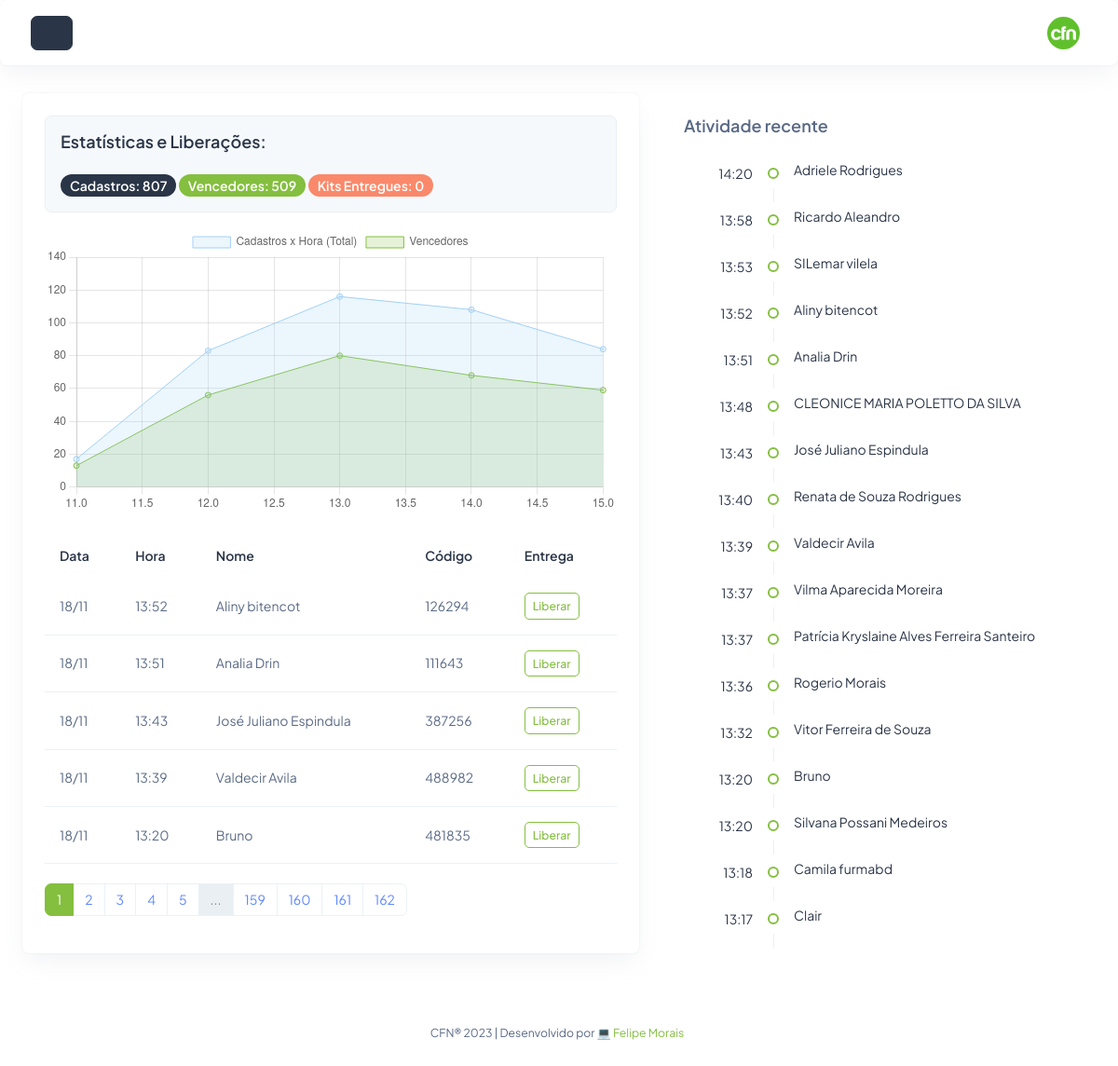
/dashboard.php (signed in), run on the app's committed database.
### tables this page shows
CREATE TABLE `jogador` (
  `id` int(11) NOT NULL,
  `nome` varchar(255) NOT NULL,
  `whatsapp` varchar(15) NOT NULL,
  `email` varchar(255) NOT NULL,
  `estado` varchar(2) NOT NULL,
  `profissao` varchar(255) NOT NULL,
  `vitorioso` tinyint(1) NOT NULL DEFAULT 0,
  `codigoretirada` int(5) UNSIGNED ZEROFILL DEFAULT NULL,
  `entregue` tinyint(1) DEFAULT NULL,
  `datetime` timestamp NULL DEFAULT current_timestamp()
);

### class/conexao.php (called while the page is built, shortened)
<?php
class Conexao
{
    private $servername = "localhost";
    private $username = "u407903065_cfncosemssc";
    private $password = "ruqraQ-necxub-zifny5";
    private $dbname = "u407903065_cfncosemssc";
    public function __construct()
    {
        $this->conn = new mysqli($this->servername, $this->username, $this->password, $this->dbname);
    }
}
?>

### dashboard.php (the view, shortened to what this page needs)
<?php
include "include/header.php";
include "class/conexao.php";
?>
<body>
    <div class="page-wrapper" id="main-wrapper" data-layout="vertical" data-navbarbg="skin6" data-sidebartype="full"
        data-sidebar-position="fixed" data-header-position="fixed">
        <div class="body-wrapper">
            <?php include "include/navbar.php"; ?>
            <div class="container-fluid">
                <div class="row">
                    <div class="col-lg-7 d-flex align-items-stretch">
    <div class="card w-100">
        <div class="card-body p-4">
            <?php
$conexao = new Conexao();
$conn = $conexao->getConnection();
$queryTotalRegistros = "SELECT COUNT(*) as totalRegistros FROM jogador";
$resultTotalRegistros = $conn->query($queryTotalRegistros);
$rowTotalRegistros = $resultTotalRegistros->fetch_assoc();
$totalRegistros = $rowTotalRegistros['totalRegistros'];
$queryTotalVencedores = "SELECT COUNT(*) as totalVencedores FROM jogador WHERE vitorioso = 1";
$resultTotalVencedores = $conn->query($queryTotalVencedores);
$rowTotalVencedores = $resultTotalVencedores->fetch_assoc();
$totalVencedores = $rowTotalVencedores['totalVencedores'];
$queryTotalKitsEntregues = "SELECT COUNT(*) as totalKitsEntregues FROM jogador WHERE entregue = 1";
$resultTotalKitsEntregues = $conn->query($queryTotalKitsEntregues);
$rowTotalKitsEntregues = $resultTotalKitsEntregues->fetch_assoc();
$totalKitsEntregues = $rowTotalKitsEntregues['totalKitsEntregues'];
function getLastDayHoursFromDatabase() {
    $conexao = new Conexao();
    $conn = $conexao->getConnection();
    $query = "SELECT DISTINCT HOUR(datetime) as hour FROM jogador ORDER BY hour ASC LIMIT 5";
    $result = $conn->query($query);
    $hours = array();
    while ($row = $result->fetch_assoc()) {
        $hours[] = (int)$row['hour'];
    }
    return $hours;
}
function getLastDayRegistrationsFromDatabase() {
    $conexao = new Conexao();
    $conn = $conexao->getConnection();
    $query = "SELECT HOUR(datetime) as hour, COUNT(*) as registrations FROM jogador GROUP BY hour ORDER BY hour ASC";
    $result = $conn->query($query);
    $registrations = array();
    while ($row = $result->fetch_assoc()) {
        $registrations[] = (int)$row['registrations'];
    }
    return $registrations;
}
?>
            <div class="alert alert-secondary" role="alert">
                    <h5 class="card-title fw-semibold mb-4">Estatísticas e Liberações:</h5>
                    <span class="badge bg-dark rounded-3 fw-semibold"><?php echo " Cadastros: " . $totalRegistros . "<br>"; ?></span>
                    <span class="badge bg-primary rounded-3 fw-semibold"><?php echo " Vencedores: " . $totalVencedores . "<br>"; ?></span>
                    <span class="badge bg-danger rounded-3 fw-semibold"><?php echo " Kits Entregues: " . $totalKitsEntregues . "<br>"; ?></span>
            </div>
<?php
$registrationsArray = getLastDayRegistrationsFromDatabase();
$hoursArray = getLastDayHoursFromDatabase();
function getLastDayWinnersFromDatabase() {
    $conexao = new Conexao();
    $conn = $conexao->getConnection();
    $query = "SELECT HOUR(datetime) as hour, COUNT(*) as winners FROM jogador WHERE vitorioso = 1 GROUP BY hour ORDER BY hour ASC";
    $result = $conn->query($query);
    $winners = array();
    while ($row = $result->fetch_assoc()) {
        $winners[] = (int)$row['winners'];
    }
    return $winners;
}
$winnersArray = getLastDayWinnersFromDatabase();
?>
<canvas id="areaChart"></canvas><br/>
<script>
    // Dados do PHP
    const hoursArray = ['<?php echo join("', '", $hoursArray); ?>'];
    const registrationsArray = [<?php echo join(', ', $registrationsArray); ?>];
    const winnersArray = [<?php echo join(', ', $winnersArray); ?>];
    // Usamos os dados do PHP
    const data = {
        labels: hoursArray,
        datasets: [{
            label: 'Cadastros x Hora (Total)',
            data: registrationsArray,
            backgroundColor: 'rgba(161, 208, 245, 0.2)',
            borderColor: '#a1d0f5',
            borderWidth: 1,
            borderCapStyle: 'round',
            fill: true
        }, {
            label: 'Vencedores',
            data: winnersArray,
            backgroundColor: 'rgba(132, 191, 63, 0.2)', // Cor de fundo vermelha com opacidade
            borderColor: '#84bf3f', // Cor da borda vermelha
            borderWidth: 1,
            borderCapStyle: 'round',
            fill: true
        }]
    };
    const config = {
        type: 'line',
        data: data,
        options: {
            scales: {
                x: {
                    type: 'linear',
                    position: 'bottom'
                },
                y: {
                    min: 0
                }
            },
            plugins: {
                legend: {
                    display: true,
                    position: 'top'
                }
            }
        },
        drawTime: 'beforeDatasetsDraw'
    };
    // Crie o gráfico de linha
    const ctx = document.getElementById('areaChart').getContext('2d');
    const myChart = new Chart(ctx, config);
</script>
            <div class="table-responsive" id="dataTable">
    <?php
    $conexao = new Conexao();
    $conn = $conexao->getConnection();
    $registrosPorPagina = 5;
    $paginaAtual = isset($_GET['page']) ? $_GET['page'] : 1;
    $offset = ($paginaAtual - 1) * $registrosPorPagina;
    $query = "SELECT * FROM jogador WHERE codigoretirada IS NOT NULL ORDER BY datetime DESC LIMIT $registrosPorPagina OFFSET $offset";
    $resultado = $conn->query($query);
    if ($resultado) {
        echo '<table class="table text-nowrap mb-0 align-middle">
                    <thead class="text-dark fs-4">
                        <tr>
                            <th class="border-bottom-0">
                                <h6 class="fw-semibold mb-0">Data</h6>
                            </th>
                            <th class="border-bottom-0">
                                <h6 class="fw-semibold mb-0">Hora</h6>
                            </th>
                            <th class="border-bottom-0">
                                <h6 class="fw-semibold mb-0">Nome</h6>
                            </th>
                            <th class="border-bottom-0">
                                <h6 class="fw-semibold mb-0">Código</h6>
                            </th>
                            <th class="border-bottom-0">
                                <h6 class="fw-semibold mb-0">Entrega</h6>
                            </th>
                        </tr>
                    </thead>
                    <tbody>';
        while ($row = $resultado->fetch_assoc()) {
            $data = date("d/m", strtotime($row['datetime']));
            $hora = date("H:i", strtotime($row['datetime']));
            $nome = $row['nome'];
            $codigoretirada = $row['codigoretirada'];
            $entregue = $row['entregue'];
            $btnClass = $entregue ? 'btn btn-primary btn-sm' : 'btn btn-outline-primary btn-sm';
            echo '<tr>
                    <td><p class="mb-0 fw-normal">' . $data . '</p></td>
                    <td><p class="mb-0 fw-normal">' . $hora . '</p></td>
                    <td><p class="mb-0 fw-normal">' . $nome . '</p></td>
                    <td><p class="mb-0 fw-normal">' . $codigoretirada . '</p></td>
                    <td>
                        <div class="d-flex align-items-center gap-2">
                            <a href="" class="' . $btnClass . '" data-id="' . $row['id'] . '" onclick="liberarRegistro(' . $row['id'] . ')">Liberar</a>
                        </div>
                    </td>
                </tr>';
        }
        echo '</tbody></table>';
        $totalRegistros = $conn->query("SELECT COUNT(*) as totalRegistros FROM jogador")->fetch_assoc()['totalRegistros'];
        $totalPaginas = ceil($totalRegistros / $registrosPorPagina);
        echo '<br/><nav aria-label="Page navigation example">
                <ul class="pagination">';
        $maxLinksBeforeAfter = 4;
        for ($i = 1; $i <= $totalPaginas; $i++) {
            if ($i <= $maxLinksBeforeAfter || $i > $totalPaginas - $maxLinksBeforeAfter || ($i >= $paginaAtual - $maxLinksBeforeAfter && $i <= $paginaAtual + $maxLinksBeforeAfter)) {
                $activeClass = ($paginaAtual == $i) ? 'active' : '';
                echo '<li class="page-item ' . $activeClass . '"><a class="page-link" href="?page=' . $i . '">' . $i . '</a></li>';
            } elseif ($i == $maxLinksBeforeAfter + 1 || $i == $totalPaginas - $maxLinksBeforeAfter) {
                echo '<li class="page-item disabled"><span class="page-link">...</span></li>';
            }
        }
        echo '</ul>
            </nav>';
    } else {
        echo "Erro na consulta: " . $conn->error;
    }
    ?>
</div>
        </div>
    </div>
</div>
                    <div class="col-lg-5 d-flex align-items-stretch">
                        <div class=" w-100">
                            <div class="card-body p-4">
                                <div class="mb-4">
                                    <h5 class="card-title fw-semibold">Atividade recente</h5>
                                </div>
                                <ul class="timeline-widget mb-0 position-relative">
                                    <?php
                  $conexao = new Conexao();
                  $conn = $conexao->getConnection();
                  $query = "SELECT datetime, nome FROM jogador ORDER BY datetime DESC LIMIT 17";
                  $resultado = $conn->query($query);
                  if ($resultado) {
                    while ($row = $resultado->fetch_assoc()) {
                      $hora = date("H:i", strtotime($row['datetime']));
                      $nome = $row['nome'];
                      echo '<li class="timeline-item d-flex position-relative overflow-hidden">
                <div class="timeline-time text-dark flex-shrink-0 text-end">' . $hora . '</div>
                <div class="timeline-badge-wrap d-flex flex-column align-items-center">
                    <span class="timeline-badge border-2 border border-primary flex-shrink-0 my-8"></span>
                    <span class="timeline-badge-border d-block flex-shrink-0"></span>
                </div>
                <div class="timeline-desc fs-3 text-dark mt-n1">' . $nome . '</div>
            </li>';
                    }
                  } else {
                    echo "Erro na consulta: " . $conn->error;
                  }
                  ?>
                                </ul>
                            </div>
                        </div>
                    </div>
                </div>
                <?php include "include/devby.php"; ?>
            </div>
        </div>
    </div>
    <?php
    include "include/footer.php";
    ?>

### include/header.php (shortened to what this page needs)
<!doctype html>
<html lang="pt-BR">
<head>
    <link rel="stylesheet" href="assets/css/styles.min.css" />
    <link rel="stylesheet" href="css/custom.css" />
    <link rel="stylesheet" href="https://cdnjs.cloudflare.com/ajax/libs/font-awesome/6.4.2/css/all.min.css" />
</head>

### include/navbar.php (shortened to what this page needs)
<header class="app-header card">
    <nav class="navbar navbar-expand-lg navbar-light">
        <ul class="navbar-nav">
            <li class="nav-link">
                <a href="perguntas.php" class="btn btn-dark btn-block" onclick="exportarParaExcel()">
                    <i class="ti ti-download"></i>
                </a>
            </li>
        </ul>
        <div class="navbar-collapse justify-content-end px-0" id="navbarNav">
            <ul class="navbar-nav flex-row ms-auto align-items-center justify-content-end">
                <li class="nav-item dropdown">
                    <a class="nav-link nav-icon-hover" href="javascript:void(0)" id="drop2" data-bs-toggle="dropdown"
                        aria-expanded="false">
                        <img src="img/avatar.png" alt="" width="35" height="35" class="rounded-circle">
                    </a>
                </li>
            </ul>
        </div>
    </nav>
</header>

### include/devby.php
<div class="py-6 px-6 text-center">
    <div class="p-3"></div>
    <p class=""><small>CFN®
            <?php echo date("Y"); ?> | Desenvolvido por 💻 <a href="https://moraiscode.com/" target="_blank"
                class="pe-1 text-primary font-weight-bold">Felipe Morais</a>
        </small>
    </p>
</div>

### include/footer.php (shortened to what this page needs)
</body>
</html>

### data on the page
jogador: datetime "18/11", datetime "13:52", nome "Aliny bitencot", codigoretirada "126294"
jogador: datetime "18/11", datetime "13:51", nome "Analia Drin", codigoretirada "111643"
jogador: datetime "18/11", datetime "13:43", nome "José Juliano Espindula", codigoretirada "387256"
jogador: datetime "18/11", datetime "13:39", nome "Valdecir Avila", codigoretirada "488982"
jogador: datetime "18/11", datetime "13:20", nome "Bruno", codigoretirada "481835"
jogador: datetime "14:20", nome "Adriele Rodrigues"
jogador: datetime "13:58", nome "Ricardo Aleandro"
jogador: datetime "13:53", nome "SILemar vilela"
jogador: datetime "13:48", nome "CLEONICE MARIA POLETTO DA SILVA"
jogador: datetime "13:40", nome "Renata de Souza Rodrigues"
jogador: datetime "13:37", nome "Vilma Aparecida Moreira"
jogador: datetime "13:37", nome "Patrícia Kryslaine Alves Ferreira Santeiro"
jogador: datetime "13:36", nome "Rogerio Morais"
jogador: datetime "13:32", nome "Vitor Ferreira de Souza"
jogador: datetime "13:20", nome "Silvana Possani Medeiros"
jogador: datetime "13:18", nome "Camila furmabd"
jogador: datetime "13:17", nome "Clair"

### other printed values
$totalRegistros "807"
$totalVencedores "509"
$totalKitsEntregues "0"
chart data {{ join("', '", $hoursArray) }} 11', '12', '13', '14', '15
chart data {{ join(', ', $registrationsArray) }} 17, 83, 116, 108, 84, 139, 86, 62, 106, 5, 1
chart data {{ join(', ', $winnersArray) }} 13, 56, 80, 68, 59, 78, 48, 37, 65, 5
